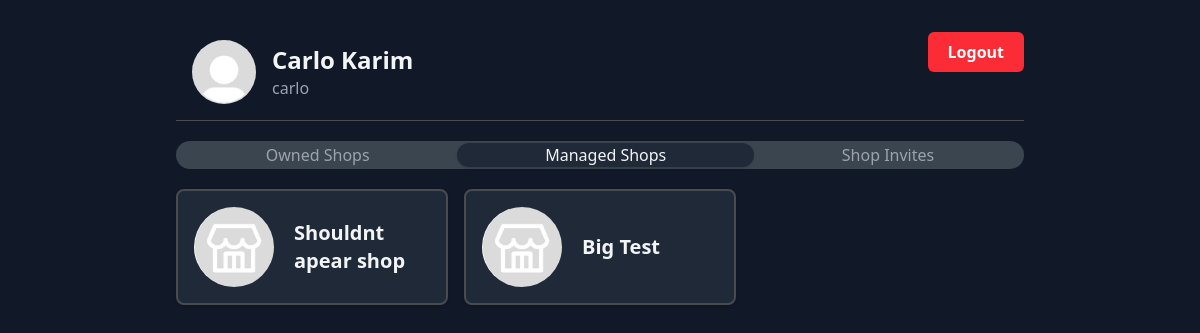
Page /home/managed-shops/ (signed in) on the earlier database version.
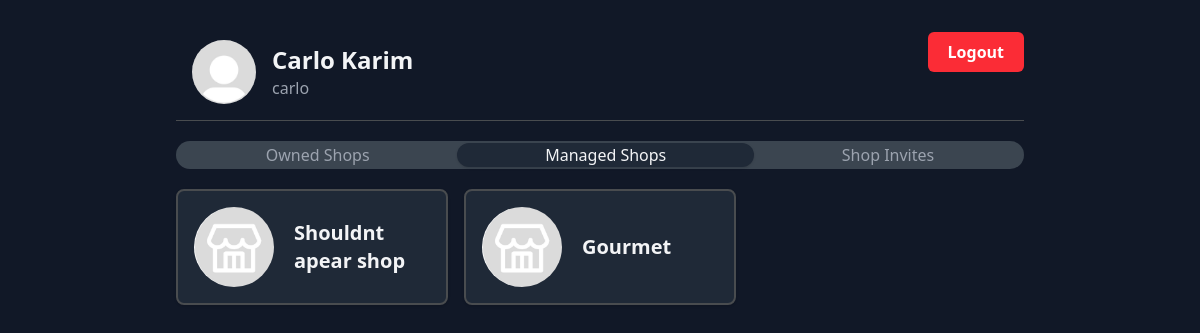
Same page on the later database version.
### pos/models.py (models this page shows, shortened)
class Shop(models.Model):
    name = models.CharField(max_length=100)
    owner = models.ForeignKey(User, on_delete=models.CASCADE, related_name="shops")
    managers = models.ManyToManyField(User, through='ShopManager')
    created_at = models.DateTimeField(auto_now_add=True)
    logo = models.ImageField(upload_to="logos/", null=True, blank=True)
    slug = models.SlugField(unique=True, blank=True)
    discount_percentage = models.DecimalField(max_digits=4, decimal_places=2, default=0)
    tax_percentage = models.DecimalField(max_digits=4, decimal_places=2, default=0)
    currency_code = models.CharField(max_length=10) # Examples: EGP, $, ect...
    def get_logo_url(self):
        if self.logo:
            return self.logo.url
        return "/media/defaults/logo.jpg"

### pos/views.py (the view)
# urls.py: path('home/managed-shops/', views.managed_shops, name='managed_shops'),
@login_required
@require_http_methods(["GET"])
def managed_shops(request):
    shop_managers = request.user.shops_managed.all()
    managed_shops = []
    for shop_manager in shop_managers:
        managed_shops.append(shop_manager.shop)
    return render(request, "pos/home/managed_shops.html", {'managed_shops': managed_shops})

### pos/models.py (called while the page is built)
    def get_pfp_url(self):
        if self.pfp:
            return self.pfp.url
        return "/media/defaults/pfp.jpg"

### pos/templates/pos/home/managed_shops.html
{% extends 'pos/home/home_base.html' %}
{% block content %}
    <div class="mt-5 grid grid-cols-2 md:grid-cols-3 gap-4">
        {% for shop in managed_shops %}
            <a href="{% url 'dashboard' shop.slug %}" class="bg-surface border-2 border-border hover:border-primary hover:border-2 p-4 rounded-lg shadow-sm flex flex-col justify-center items-center">
                <div class="flex w-full justify-start items-center gap-5">
                    <img src="{{ shop.get_logo_url }}" alt="Shop logo" class="h-20 w-20 rounded-full">
                    <div class="flex flex-col">
                        <span class="text-text font-semibold text-xl">{{ shop.name }}</span>
                    </div>
                </div>
            </a>
        {% endfor %}
    </div>
{% endblock %}

Differences in the rows shown:
changed Shop: name "Big Test" → "Gourmet"
